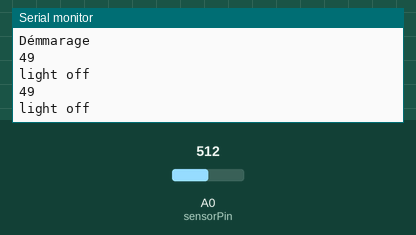
This sketch was run on a simulated Arduino Uno, built with avr-gcc and run on an emulated ATmega328P. Parts: the last lines printed to the serial monitor. The inputs (shaded band) are chosen by the test bench; at power-on: A0 (sensorPin) = 512.

Above: at 1.8 s.
1.9 s: A0 (sensorPin) set to 234
At 2.4 s:
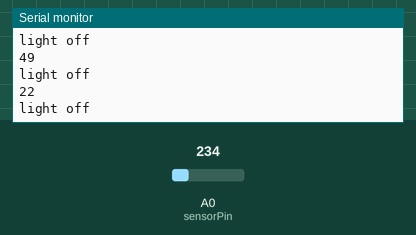
3.4 s: A0 (sensorPin) set to 199
At 4.8 s:
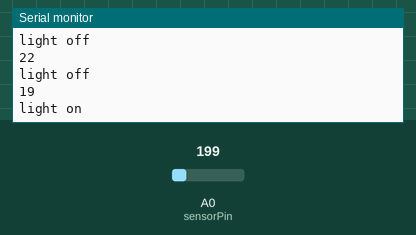
Timing chart, 0 to 6.4 s (numbered marks = the images above; inputs shaded):
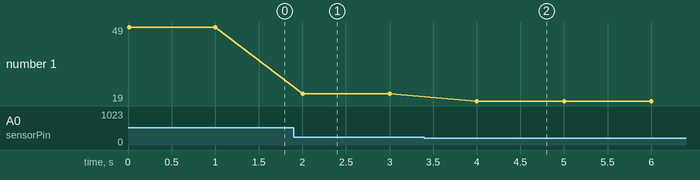

The sketch:

test_lumi_re.ino
```cpp
/****************

branchement de la photoresistance DATA GROUND VCC

****************/
#define VIN 3.3
#define R 10000

const int sensorPin = A0; // Pin connected to sensor

int sensorVal; // Analog value from the sensor
int outputVal; // Map value for sensorVal
int lux; //Lux value
bool isLight ;

void setup() {
  Serial.begin(9600);
  Serial.println("Démmarage");
}

void loop(void) {
  sensorVal = analogRead(sensorPin);
  outputVal =  map(sensorVal, 0, 1023, 0, 99);
  lux=sensorRawToPhys(sensorVal);

  /*Serial.print("Analog value = ");
  Serial.println(sensorVal); // the analog reading
  Serial.print("= ");
  Serial.print(lux); // the analog reading
  Serial.println(" lumen"); // the analog reading*/

  if (isShiny(outputVal) == true) {
    Serial.println(outputVal);
    Serial.println("light on");
  } else {
    Serial.println(outputVal);
    Serial.println("light off");
  }
  delay(1000);
}

int sensorRawToPhys(int raw){
  // Conversion rule
  float Vout = float(raw) * (VIN / float(1024));// Conversion analog to voltage
  float RLDR = (R * (VIN - Vout))/Vout; // Conversion voltage to resistance
  int phys=500/(RLDR/1000); // Conversion resitance to lumen
  return phys;
}

bool isShiny(int value){

  bool light;
  if (value > 20){
    light = false ;
  }
  else{
    light=true;
  }
  return light;

}
```

Measured:
- the behaviour switches between 217 and 216 on A0 (sensorPin) (found by bisection; images 1 and 2)
- after the input at 1.9 s, the serial monitor: prints a new line after 0.10 s (image 1)
- after the input at 3.4 s, the serial monitor: prints a new line after 0.60 s (image 2)
- plotted number 1: 49 → 22 after the input at 1.9 s, 22 → 19 after the input at 3.4 s
